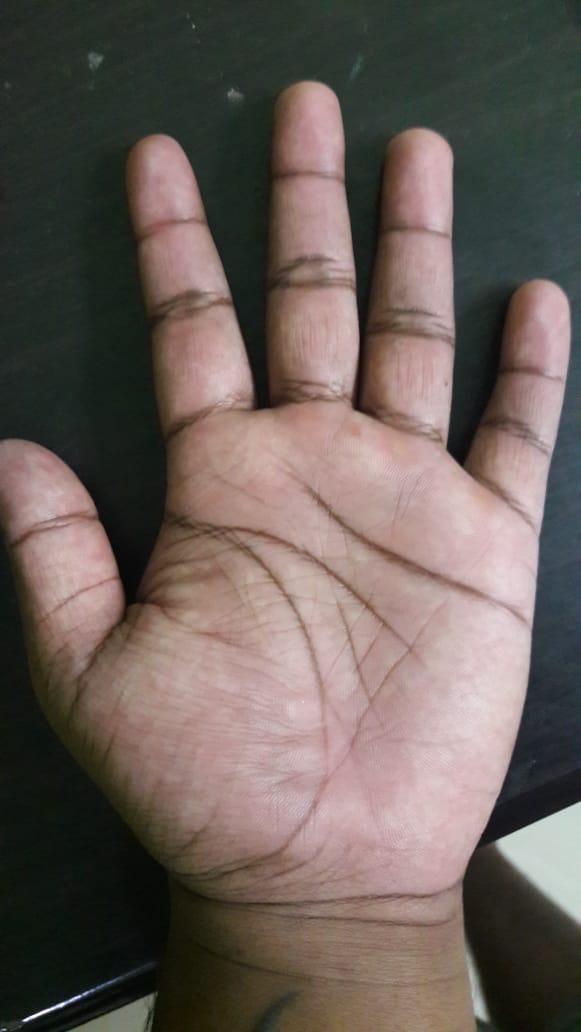
#> input picture palmprint1.jpeg, 581 x 1032 px, given in place of vishu1.jpeg, which was not available; the run also reads 2 pictures not shown here
$ python palmprint_recognition.py   (Python 2 division)
#> lines starting #> are read from the running program, lines starting #| are printed output that depends on the picture; pictures that were not available may be replaced by others from this repository, and a replacement may not be noted
import cv2 as cv
import numpy as np
from matplotlib import pyplot as plt
import scipy
from scipy.spatial import distance


#read the image
g_kernel = cv.getGaborKernel((21, 21), 8.0, np.pi/4, 10.0, 0.5, 0, ktype=cv.CV_32F)

img1 = cv.imread('vishu1.jpeg')
#> img1 is the input picture: shape (1032, 581, 3); mean B, G, R 88.2, 93.8, 105.1
img1 = cv.cvtColor(img1, cv.COLOR_BGR2GRAY)
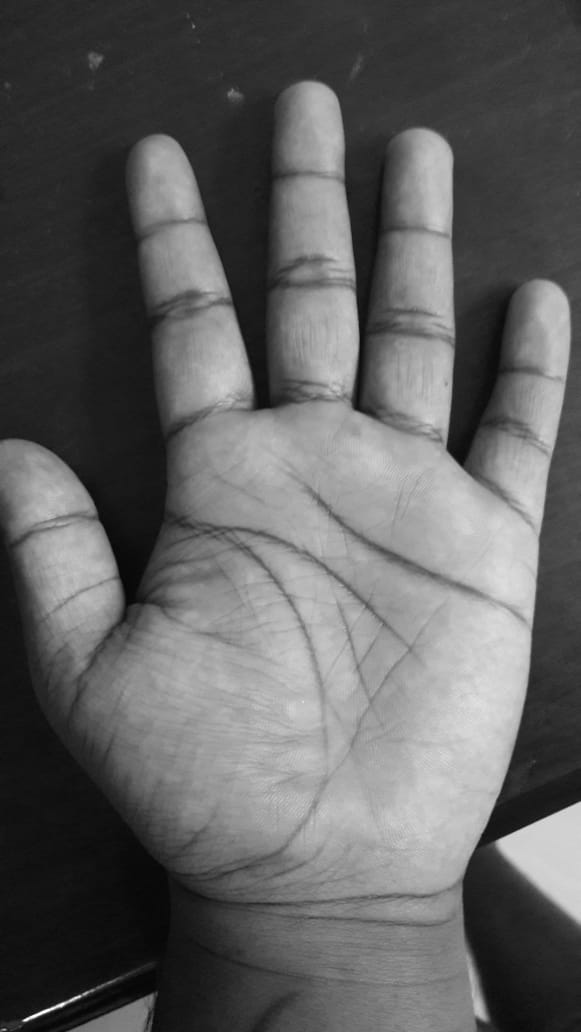
#> img1: shape (1032, 581); min 2, max 255, mean 96.5
filtered_img = cv.filter2D(img1, cv.CV_8UC3, g_kernel)
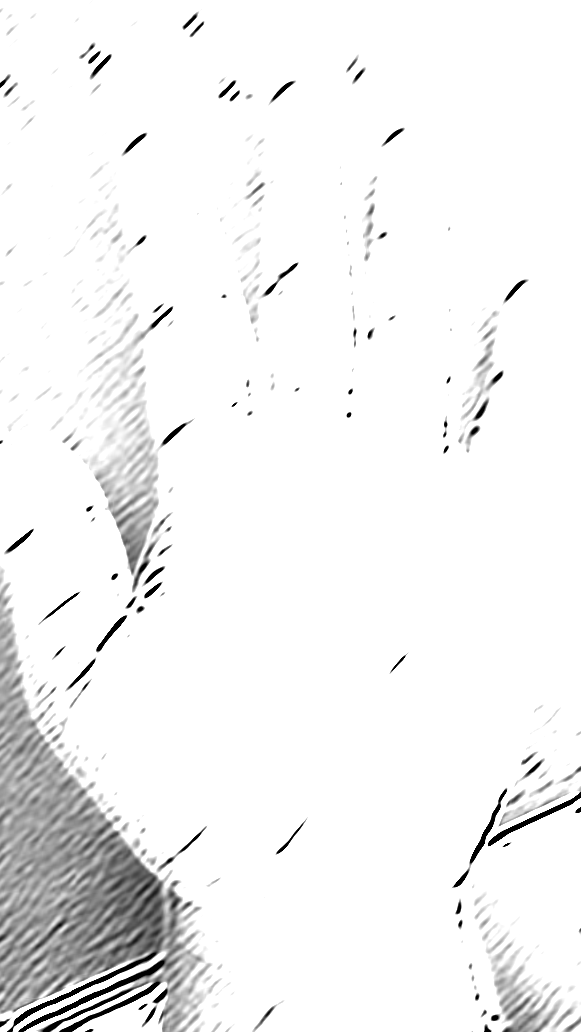
#> filtered_img: shape (1032, 581); min 0, max 255, mean 243

img2 = cv.imread('palmprint2.jpeg')
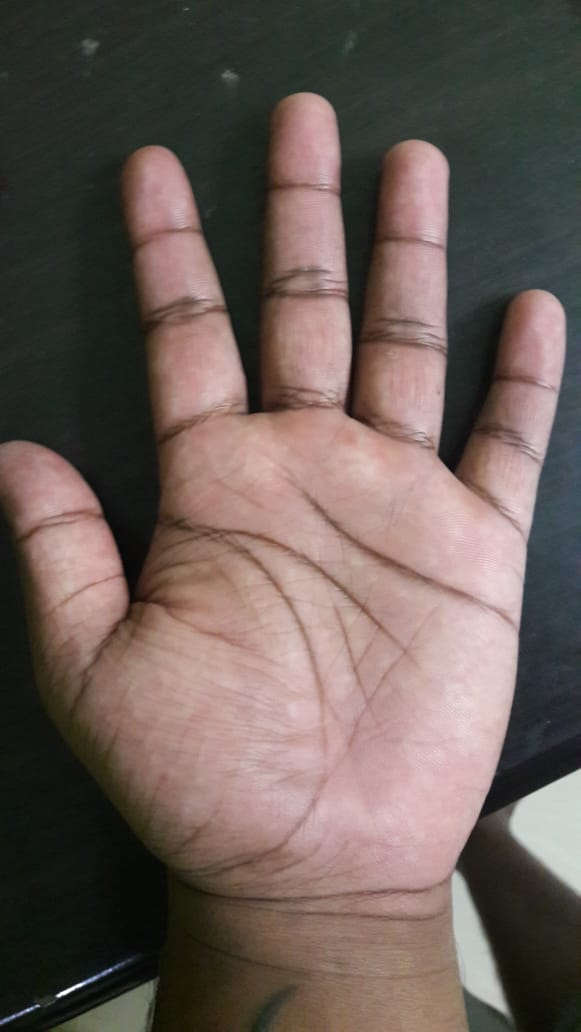
#> input picture palmprint2.jpeg, 581 x 1032 px
#> img2 is the input picture: shape (1032, 581, 3); mean B, G, R 86.9, 92.5, 106.3
img2 = cv.cvtColor(img2, cv.COLOR_BGR2GRAY)
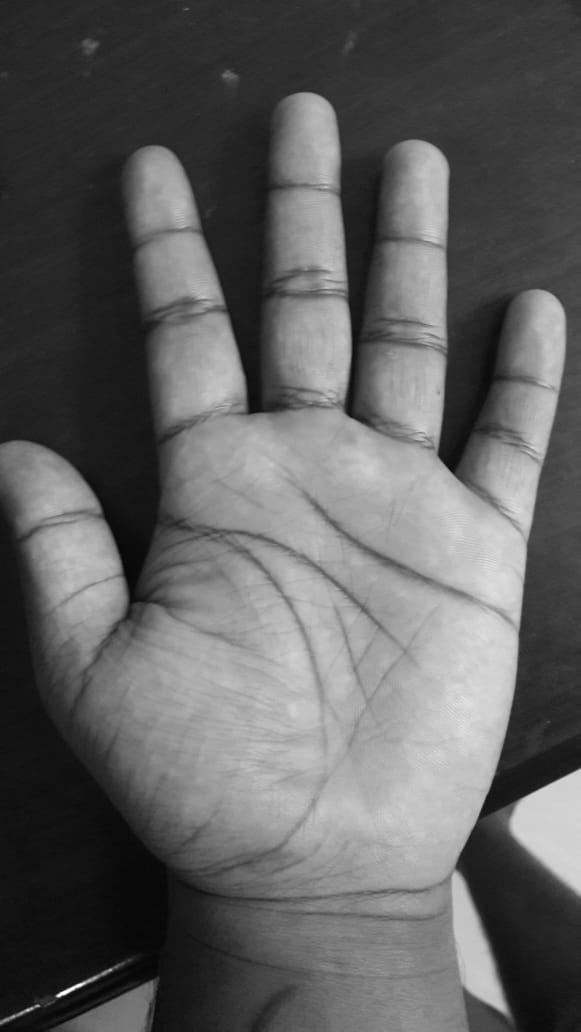
#> img2: shape (1032, 581); min 3, max 255, mean 96

filtered_img2 = cv.filter2D(img2, cv.CV_8UC3, g_kernel)
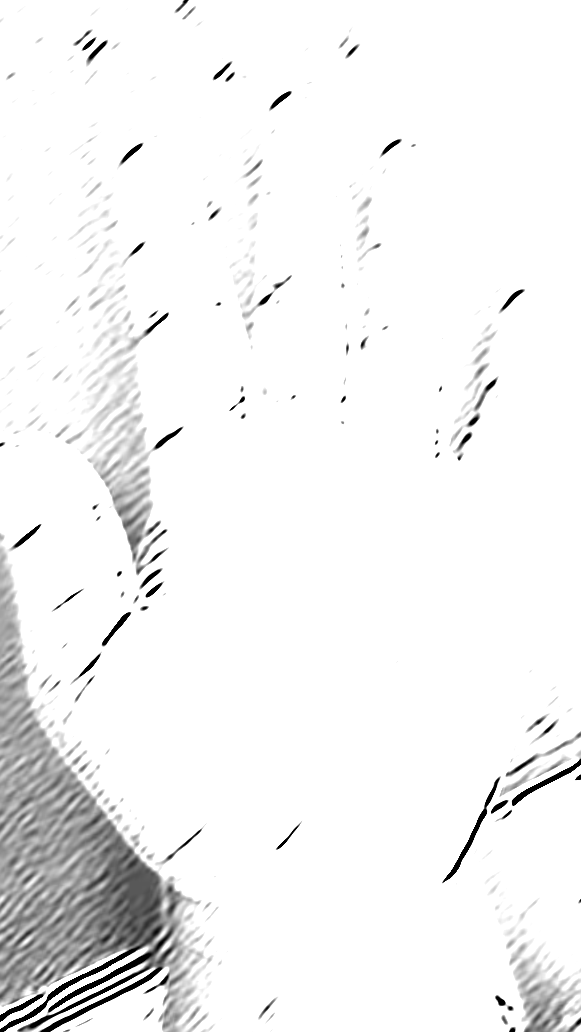
#> filtered_img2: shape (1032, 581); min 0, max 255, mean 243.3


'''dft flow for first image of palm'''
dft1 = cv.dft(np.float32(img1),flags = cv.DFT_COMPLEX_OUTPUT)
dft_shift1 = np.fft.fftshift(dft1)

magnitude_spectrum1 = 20*np.log(cv.magnitude(dft_shift1[:,:,0],dft_shift1[:,:,1]))
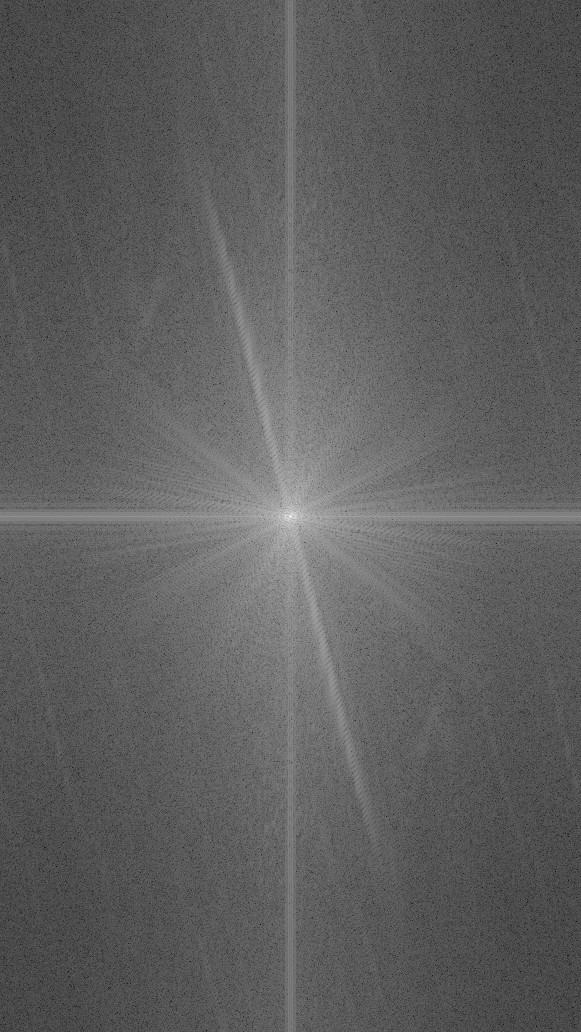
#> magnitude_spectrum1: shape (1032, 581) float32; min 3.46, max 357.5, mean 135.2; drawn with min black and max white

plt.subplot(121),plt.imshow(filtered_img, cmap = 'gray')
plt.title('Input Image'), plt.xticks([]), plt.yticks([])
plt.subplot(122),plt.imshow(magnitude_spectrum1, cmap = 'gray')
plt.title('Magnitude Spectrum'), plt.xticks([]), plt.yticks([])
plt.show()

'''dft flow for second image of palm'''
dft2 = cv.dft(np.float32(img2),flags = cv.DFT_COMPLEX_OUTPUT)
dft_shift2 = np.fft.fftshift(dft2)

magnitude_spectrum2 = 20*np.log(cv.magnitude(dft_shift2[:,:,0],dft_shift2[:,:,1]))

plt.subplot(121),plt.imshow(filtered_img2, cmap = 'gray')
plt.title('Input Image'), plt.xticks([]), plt.yticks([])
plt.subplot(122),plt.imshow(magnitude_spectrum2, cmap = 'gray')
plt.title('Magnitude Spectrum'), plt.xticks([]), plt.yticks([])
plt.show()

#display on screen
cv.imshow('image', img1)
cv.waitKey(1)
cv.destroyAllWindows()
cv.imshow('filtered image', filtered_img)
cv.waitKey(1)
cv.destroyAllWindows()
cv.imshow('image2', img2)
cv.waitKey(1)
cv.destroyAllWindows()
cv.imshow('filtered image 2', filtered_img2)
cv.waitKey(1)
cv.destroyAllWindows()

#save the image
cv.imwrite("vishu_processed_palmprint_img1.png", magnitude_spectrum1)
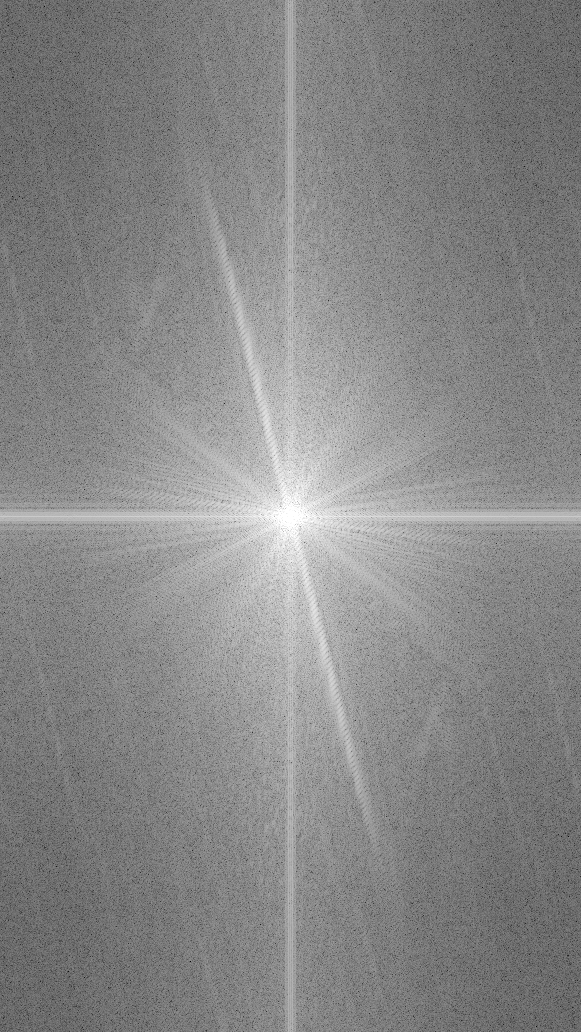
#> saved as vishu_processed_palmprint_img1.png: shape (1032, 581); min 3, max 255, mean 135.2
cv.imwrite("vishu_processed_palmprint_img2.png", magnitude_spectrum2)

#close the program
cv.waitKey(0)
cv.destroyAllWindows()


#comparison
image1 = cv.imread('processed_palmprint_img1.png')
image2 = cv.imread('processed_palmprint_img2.png')
print " next is matching"
